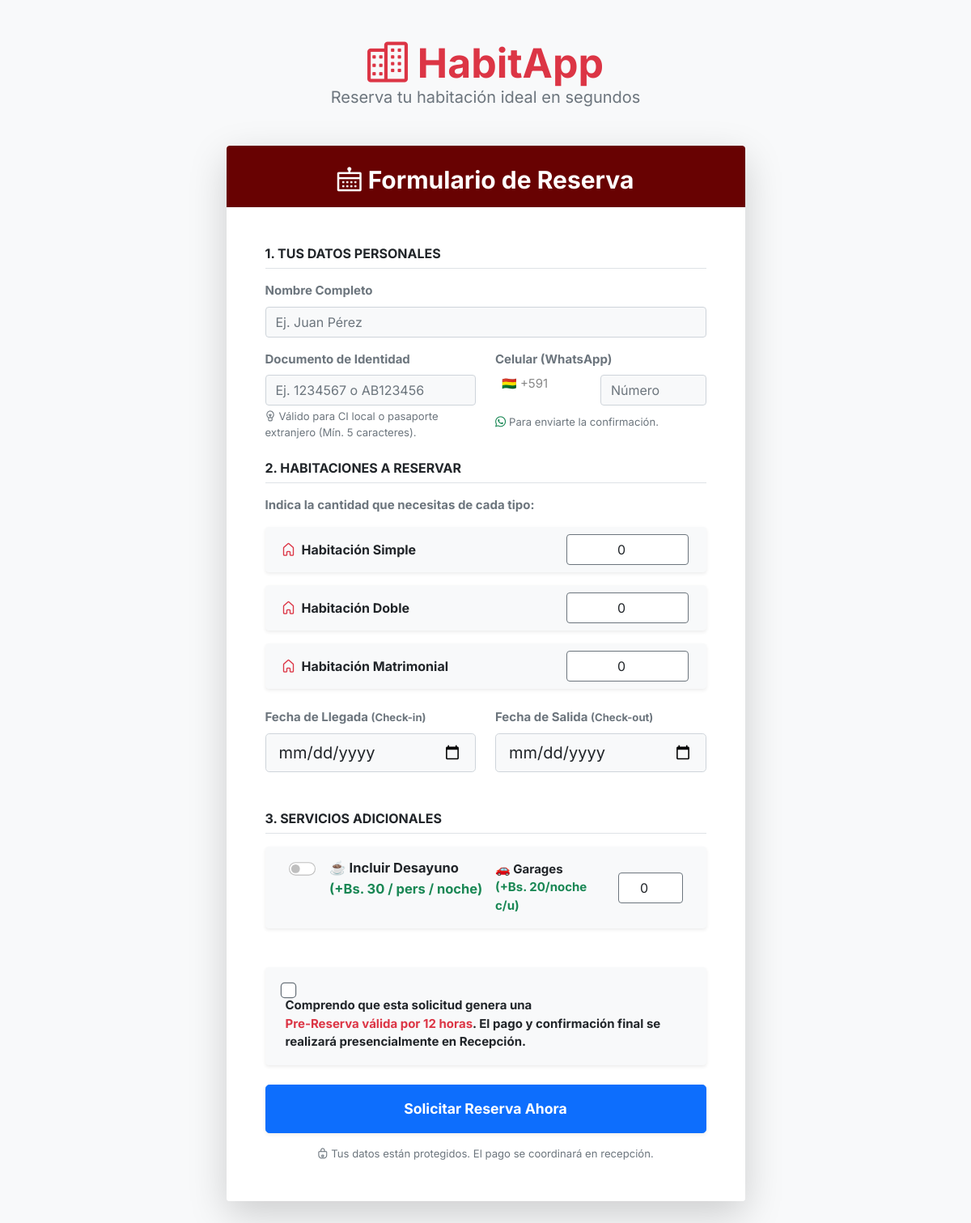
Before: /cliente/index.php with the older database file.
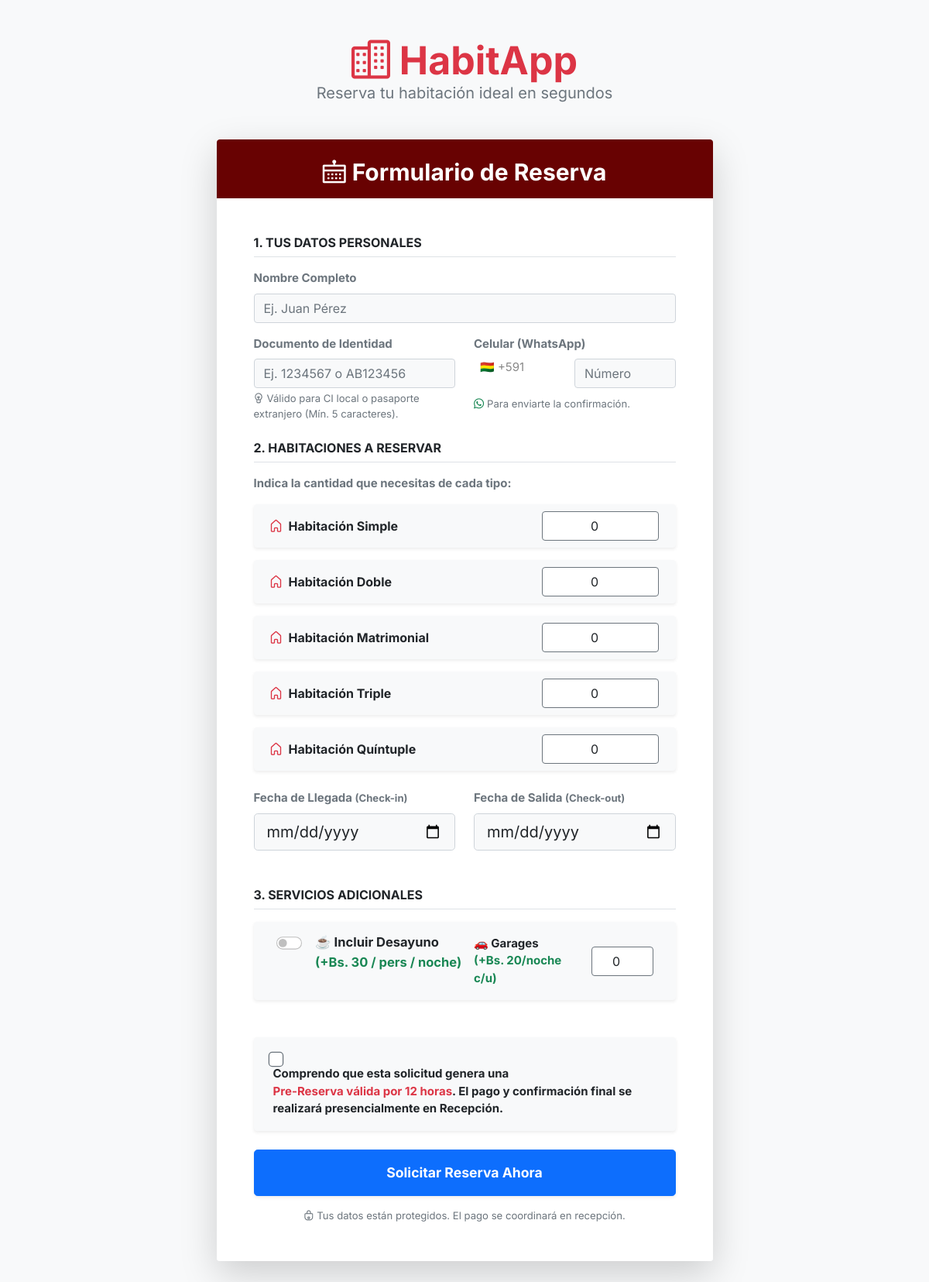
After: the same page with the newer database file.
### tables this page shows
CREATE TABLE `tipo_habitacion` (
  `id_tipo` int(11) NOT NULL,
  `codigo` varchar(20) NOT NULL,
  `nombre` varchar(100) NOT NULL,
  `precio` decimal(10,2) NOT NULL DEFAULT 0.00,
  `capacidad` int(11) NOT NULL DEFAULT 1
);

### cliente/index.php (the view, shortened to what the changed rows need)
<?php
include '../conexion.php';
$sql_tipos = "SELECT * FROM tipo_habitacion ORDER BY id_tipo ASC";
$res_tipos = $conexion->query($sql_tipos);
?>
<!DOCTYPE html>
<html lang="es">
<?php include '../header.php'; ?>
<body class="bg-light py-5">
  <link href="https://cdn.jsdelivr.net/npm/select2@4.1.0-rc.0/dist/css/select2.min.css" rel="stylesheet" />
  <link rel="stylesheet" href="https://cdn.jsdelivr.net/npm/select2-bootstrap-5-theme@1.3.0/dist/select2-bootstrap-5-theme.min.css" />
  <div class="container">
    <div class="text-center mb-5">
        <h1 class="fw-bold text-danger"><i class="lni lni-apartment"></i> HabitApp</h1>
    </div>
    <div class="row justify-content-center">
        <div class="col-md-8 col-lg-7">
            <div class="card shadow-lg border-0 rounded-4 overflow-hidden">
                <div class="card-body p-4 p-md-5 bg-white">
                    <form action="../reservas/store.php" method="POST">
                        <div class="mb-4">
                            <?php while($tipo = $res_tipos->fetch_assoc()): ?>
                                <div class="row mb-3 align-items-center bg-light p-2 rounded mx-0 border border-light shadow-sm">
                                    <div class="col-8">
                                        <strong class="text-dark fs-6"><i class="lni lni-home me-2 text-danger"></i><?= htmlspecialchars($tipo['nombre']) ?></strong>
                                    </div>
                                    <div class="col-4">
                                        <input type="number" class="form-control text-center border-secondary" name="cantidades[<?= $tipo['id_tipo'] ?>]" value="0" min="0" max="10">
                                    </div>
                                </div>
                            <?php endwhile; ?>
                        </div>
                    </form>
                </div>
            </div>
        </div>
    </div>
  </div>
</body>
</html>

Changed rows visible on the page:
added tipo_habitacion: nombre "Habitación Triple"
added tipo_habitacion: nombre "Habitación Quíntuple"
